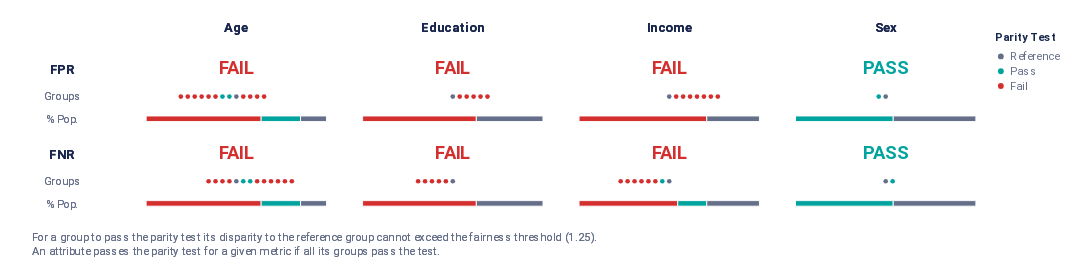

Write notebook code for a chart like this one.
### Code cell
columns_to_drop = ["Income_0_to_2",	"Income_3_to_5",	"Income_6_to_8"]

df_original = X_balanced1.copy()

# Drop suspected biased column
df_without_income = X_balanced1.drop(columns_to_drop, axis=1)

original_predictions = model.predict(df_original)

# rebuild model with resampled data and income removed
# Split the data into training and testing sets
X_train, X_test, y_train, y_test = train_test_split(df_without_income, y_balanced, test_size=0.2, random_state=1)

# Build Logistic Regression model
model_no_income = LogisticRegression(max_iter=1000)

# Fit model on training data
model_no_income.fit(X_train, y_train)

# Predictions on training data
y_train_pred = model_no_income.predict(X_train)

# Count the number of correct predictions for training data
num_correct_train = sum(y_train == y_train_pred)

# Calculate accuracy for training data
train_accuracy = num_correct_train / len(y_train)
print("Training Accuracy (without Income):", train_accuracy)

# Predictions on testing data
y_test_pred = model_no_income.predict(X_test)

# Count the number of correct predictions for testing data
num_correct_test = sum(y_test == y_test_pred)

# Calculate accuracy for testing data
test_accuracy = num_correct_test / len(y_test)
print("Testing Accuracy (without Income):", test_accuracy)

modified_predictions = model_no_income.predict(df_without_income)

# Compute classification reports for both sets of predictions
original_classification_report = classification_report(y_balanced1, original_predictions)
modified_classification_report = classification_report(y_balanced1, modified_predictions)

# Print the classification reports to compare
print("Classification Report Before Dropping the Income Column:")
print(original_classification_report)
print("\nClassification Report After Dropping the Income Column:")
print(modified_classification_report)

changed_labels = np.sum(np.abs(original_predictions - modified_predictions))
changed_labels

# Calculate confusion matrix after removing
conf_matrix = confusion_matrix(y_test, y_test_pred)
print("Confusion Matrix:")
print(conf_matrix)

df_audit = balanced_df[['Age', 'Education', 'Income', 'Sex']].copy()

df_audit['Age'] = df_audit['Age'].astype(str)
df_audit['Education'] = df_audit['Education'].astype(str)
df_audit['Income'] = df_audit['Income'].astype(str)
df_audit['Sex'] = df_audit['Sex'].astype(str)

df_audit['Age'] = df_audit['Age'].replace({'1': '18-24', '2': '25-29', '3': '30-34', '4': '35-39', '5': '40-44',
                                           '6': '45-49', '7': '50-54', '8': '55-59', '9': '60-64', '10': '65-69',
                                           '11': '70-74', '12': '75-79', '13': '80 or older'})
df_audit['Education'] = df_audit['Education'].replace({'1': 'Never attended school', '2': 'Elementary',
                                                       '3': 'Some High School', '4': 'High School graduate', '5': 'Some College',
                                                       '6': 'College graduate'})
df_audit['Income'] = df_audit['Income'].replace({'1': 'Below 10k', '2': '10k to 15k', '3': '15k to 20k', '4': '20k to 25k',
                                                 '5': '25k to 35k', '6': '35k to 50k', '7': '50k to 75k', '8': '75k or more'})
df_audit['Sex'] = df_audit['Sex'].replace({'0': 'Female', '1': 'Male'})
df_audit['label_value'] = y_balanced1
df_audit['score'] = modified_predictions

# Redefine reference groups
audit = Audit(df_audit, label_column = 'label_value', reference_groups = {'Age':'60-64', 'Education':'College graduate',
                                                                          'Income':'75k or more', 'Sex': 'Male'})
audit.audit(bias_args={
    "alpha": 0.05,
    "check_significance": True,
    "mask_significance": True
})
audit.summary_plot(metrics = ['fpr', 'fnr'], fairness_threshold = 1.25)
